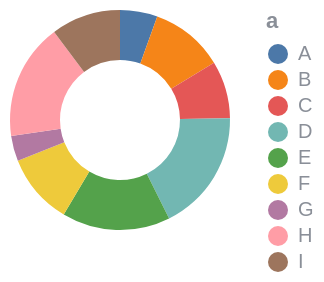

Source (Vega-Lite JSON):
### Vega specification from a JSON file in a GitHub repository (floating-point values rounded to 4 significant figures)
{"$schema": "https://vega.github.io/schema/vega/v6.json", "background": null, "padding": 5, "width": 110, "height": 110, "style": "view", "data": [{"name": "source_0", "values": [{"a": "A", "b": 28, "c": 5, "g": "x"}, {"a": "B", "b": 55, "c": 9, "g": "y"}, {"a": "C", "b": 43, "c": 2, "g": "x"}, {"a": "D", "b": 91, "c": 7, "g": "y"}, {"a": "E", "b": 81, "c": 4, "g": "x"}, {"a": "F", "b": 53, "c": 6, "g": "y"}, {"a": "G", "b": 19, "c": 8, "g": "x"}, {"a": "H", "b": 87, "c": 1, "g": "y"}, {"a": "I", "b": 52, "c": 3, "g": "x"}]}, {"name": "data_0", "source": "source_0", "transform": [{"type": "stack", "groupby": [], "field": "b", "sort": {"field": ["a"], "order": ["ascending"]}, "as": ["b_start", "b_end"], "offset": "zero"}, {"type": "filter", "expr": "isValid(datum[\"b\"]) && isFinite(+datum[\"b\"])"}]}], "marks": [{"name": "marks", "type": "arc", "style": ["arc"], "from": {"data": "data_0"}, "encode": {"update": {"innerRadius": {"value": 30}, "fill": {"scale": "color", "field": "a"}, "description": {"signal": "\"b: \" + (format(datum[\"b\"], \"\")) + \"; a: \" + (isValid(datum[\"a\"]) ? isArray(datum[\"a\"]) ? join(datum[\"a\"], ' ') : datum[\"a\"] : \"\"+datum[\"a\"])"}, "x": {"signal": "width", "mult": 0.5}, "y": {"signal": "height", "mult": 0.5}, "outerRadius": {"signal": "min(width,height)/2"}, "startAngle": {"scale": "theta", "field": "b_end"}, "endAngle": {"scale": "theta", "field": "b_start"}}}}], "scales": [{"name": "theta", "type": "linear", "domain": {"data": "data_0", "fields": ["b_start", "b_end"]}, "range": [0, 6.283], "zero": true}, {"name": "color", "type": "ordinal", "domain": {"data": "data_0", "field": "a", "sort": true}, "range": "category"}], "legends": [{"fill": "color", "symbolType": "circle", "title": "a"}], "config": {"axis": {"labelColor": "#8a8f98", "titleColor": "#8a8f98", "domainColor": "#8a8f98", "tickColor": "#8a8f98", "gridColor": "#8a8f98", "gridOpacity": 0.25}, "legend": {"labelColor": "#8a8f98", "titleColor": "#8a8f98"}, "style": {"cell": {"stroke": "#8a8f98", "strokeOpacity": 0.4}}}}
